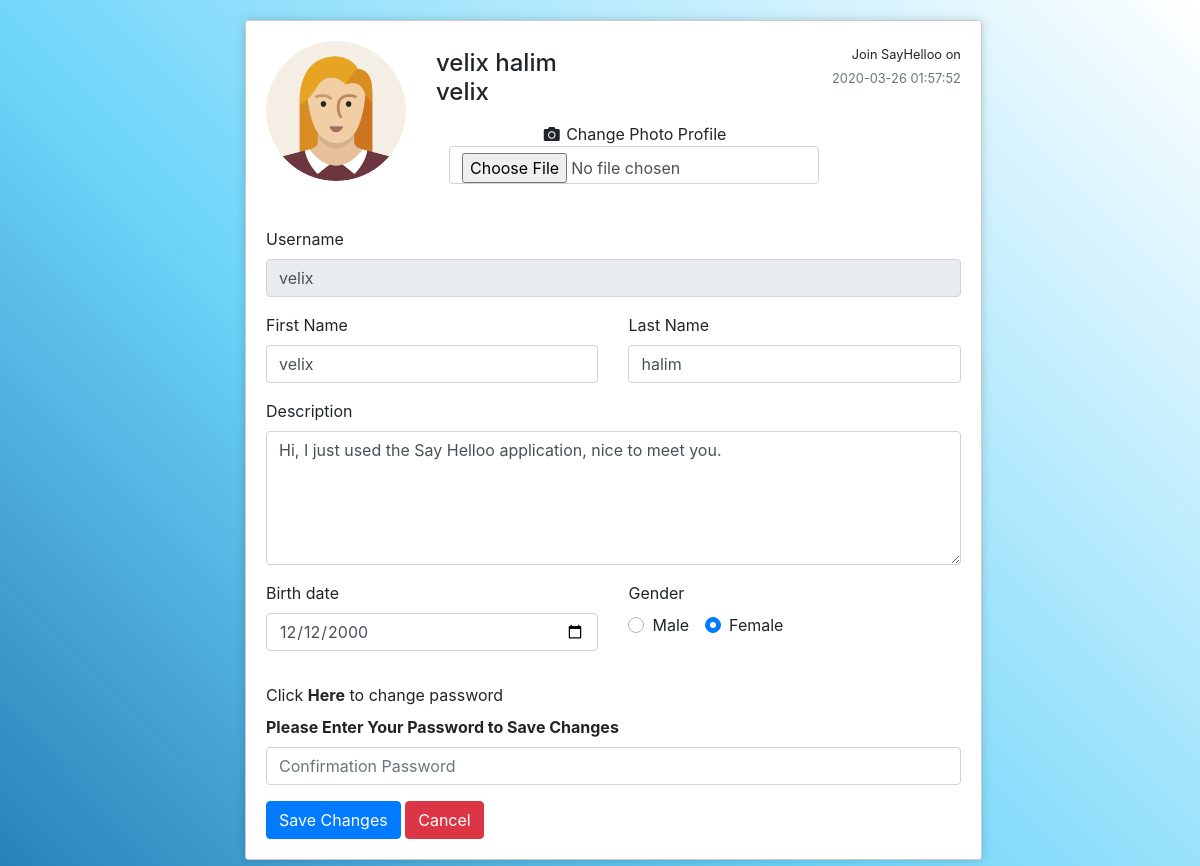
Screenshot of /view/editProfile.php?username=velix (signed in) with the database file from the repository.
### tables this page shows
CREATE TABLE `user` (
  `username` varchar(100) NOT NULL,
  `first_name` varchar(100) NOT NULL,
  `last_name` varchar(100) NOT NULL,
  `birth_date` date NOT NULL,
  `gender` varchar(1) NOT NULL,
  `password` varchar(10000) NOT NULL,
  `photo_profile` varchar(1000) DEFAULT NULL,
  `cover_image` varchar(100) DEFAULT NULL,
  `description` varchar(1000) DEFAULT NULL,
  `connection` int(5) NOT NULL,
  `created_at` timestamp NULL DEFAULT NULL,
  `updated_at` timestamp NULL DEFAULT NULL,
  `deleted_at` timestamp NULL DEFAULT NULL
);

### model/post/Database.php (called while the page is built, shortened)
<?php
	class DB{
		private $dbHost = "localhost";
		private $dbUsername = "root";
		private $dbPassword = "";
		private $dbName = "sayhelloo";
		public function __construct(){
			if(!isset($this->db)){
				try{
					$pdo = new PDO("mysql:host=" . $this->dbHost . ";dbname=" . $this->dbName, $this->dbUsername, $this->dbPassword);
					$pdo->setAttribute(PDO::ATTR_ERRMODE, PDO::ERRMODE_EXCEPTION);
					$this->db = $pdo;
				}catch(PDOException $e){
					die("ERROR: Could not connect. " . $e->getMessage());
				}
			}
		}
	    public function getRows($table,$conditions = array()){
	        $sql = 'SELECT ';
	        $sql .= array_key_exists("select",$conditions)?$conditions['select']:'*';
	        $sql .= ' FROM '.$table;
	        if(array_key_exists("where",$conditions)){
	            $sql .= ' WHERE deleted_at is null AND ';
	            $i = 0;
	            foreach($conditions['where'] as $key => $value){
	                $pre = ($i > 0)?' AND ':'';
	                $sql .= $pre.$key." = '".$value."'";
	                $i++;
	            }
	        }
	        if(array_key_exists("where not",$conditions)){
	            $sql .= ' WHERE deleted_at is null AND ';
	            $i = 0;
	            foreach($conditions['where not'] as $key => $value){
	                $pre = ($i > 0)?' AND ':'';
	                $sql .= $pre.$key." != '".$value."'";
	                $i++;
	            }
	        }
	        if(array_key_exists("order_by",$conditions)){
	            $sql .= ' ORDER BY '.$conditions['order_by'];
	        }
	        if(array_key_exists("start",$conditions) && array_key_exists("limit",$conditions)){
	            $sql .= ' LIMIT '.$conditions['start'].','.$conditions['limit'];
	        }
	        $query = $this->db->prepare($sql);
	        $query->execute();
	        if(array_key_exists("return_type",$conditions) && $conditions['return_type'] != 'all'){
	            switch($conditions['return_type']){
	                case 'single':
	                    $data = $query->fetch(PDO::FETCH_ASSOC);
	                    break;
	            }
	        }else{
	            if($query->rowCount() > 0){
	                $data = $query->fetchAll();
	            }
	        }
	        return !empty($data)?$data:false;
	    }
 	}
?>

### controller/show_mini_profile_controller.php (called while the page is built, shortened)
<?php
    $user = $_SESSION['username'];
	$iProfile = array(
		"where" => array(
			"username" => $user
		),
		"return_type" => "single"
	);
    $Profile = $db->getRows("user", $iProfile);
?>

### controller/updateProfile.php (called while the page is built, shortened)
<?php
include '../model/post/Database.php';
$db = new DB();
$first_name = $birth_date = $gender = $password = $old_password = '';
?>

### view/editProfile.php (the view, shortened to what this page needs)
<?php
    include "../controller/updateProfile.php";
    include "../controller/show_mini_profile_controller.php";
?>
<!DOCTYPE html>
<html>
    <head>
        <link rel="stylesheet" href="https://stackpath.bootstrapcdn.com/bootstrap/4.4.1/css/bootstrap.min.css">
        <link rel="stylesheet" href="../assets/plugins/fontawesome/css/all.min.css">
        <link rel="stylesheet" href="../assets/plugins/fontawesome/css/fontawesome.min.css">
        <link rel="stylesheet" href="../assets/css/animate.css">
        <link rel="stylesheet" href="../assets/css/styles.css">
    </head>
    <body style = "margin-top: 20px">
        <div class="container">
            <div class="row flex-lg-nowrap">
                <div class="col-12 col-lg-auto mb-3" style="width: 200px;"></div>
                <div class="col">
                    <div class="row">
                        <form class="form" action="editProfile.php?username=<?php echo $_SESSION['username'] ?>" method="post" enctype="multipart/form-data">
                            <div class="col mb-3">
                                <div class="card">
                                    <div class="card-body shadow-box">
                                        <div class="e-profile">
                                            <div class="row">
                                                <div class="col-12 col-sm-auto mb-3">
                                                    <img class="rounded-circle mx-auto d-block animated bounceInRight" src="../assets/images/<?php if(isset($Profile['photo_profile']) && $Profile['photo_profile'] != null && file_exists('../assets/images/user_photos/' . $Profile['photo_profile'])) echo "user_photos/".$Profile['photo_profile']; else if($Profile['gender'] == "F") echo "avatar_female.png"; else echo "avatar_male.png"; ?>" alt="<?php echo $first_name . " " . $last_name; ?>" width="140px" height="140px" style="object-fit: cover;">
                                                </div>
                                                <div class="col d-flex flex-column flex-sm-row justify-content-between mb-3 animated bounceInLeft">
                                                    <div class="text-center text-sm-left mb-2 mb-sm-0">
                                                        <h4 class="pt-sm-2 pb-1 mb-0 text-nowrap"><?php echo $Profile['first_name'] . " " . $Profile['last_name']   ?></</h4>
                                                        <p class="mb-0"><?php echo $Profile['username']?></p>
                                                        <div class="mt-2">
                                                            <button class="btn" type="">
                                                            <i class="fa fa-fw fa-camera"></i>
                                                            <span>Change Photo Profile</span>
                                                            <input type="file" name="photo_profile" accept="image/x-png,image/gif,image/jpeg" class="dropify form-control text-center"/>
                                                            </button>
                                                        </div>
                                                    </div>
                                                    <div class="text-center text-sm-right">
                                                        <small>Join SayHelloo on</small>
                                                        <div class="text-muted"><small><?php echo $Profile['created_at']?></small></div>
                                                    </div>
                                                </div>
                                            </div>
                                            <div class="tab-content pt-3">
                                                <div class="tab-pane active">
                                                    <div class="row animated zoomIn fast">
                                                        <div class="col">
                                                            <div class="row">
                                                                <div class="col">
                                                                    <div class="form-group">
                                                                        <label>Username</label>
                                                                        <input class="form-control" type="text" name="username" disabled value="<?php echo $Profile['username']; ?>">
                                                                    </div>
                                                                </div>
                                                            </div>
                                                            <div class="row">
                                                                <div class="col">
                                                                    <div class="form-group <?php echo (!empty($first_name_err)) ? 'has-error' : ''; ?>">
                                                                        <label>First Name</label>
                                                                        <input class="form-control" type="text" name="first_name" placeholder="First Name" value="<?php if(isset($_POST['first_name'])) echo $_POST['first_name']; else echo $Profile['first_name']; ?>">
                                                                    </div>
                                                                </div>
                                                                <div class="col">
                                                                    <div class="form-group">
                                                                        <label>Last Name</label>
                                                                        <input class="form-control" type="text" name="last_name" placeholder="Last Name" value="<?php if(isset($_POST['last_name'])) echo $_POST['last_name']; else echo $Profile['last_name']; ?>">
                                                                    </div>
                                                                </div>
                                                            </div>
                                                            <div class="row">
                                                                <div class="col">
                                                                    <div class="form-group">
                                                                        <label>Description</label>
                                                                        <textarea class="form-control" rows="5" name="description"><?php if(isset($_POST['description'])) echo $_POST['description']; else if($Profile['description']) echo $Profile['description']; else echo "Hi, I just used the Say Helloo application, nice to meet you."; ?></textarea>
                                                                    </div>
                                                                </div>
                                                            </div>
                                                            <div class = "row">
                                                                <div class = "col mb-3">
                                                                    <div class = "form-group">
                                                                        <label>Birth date</label>
                                                                        <input class="form-control" type="date" name="birth_date" value="<?php if(isset($_POST['birth_date'])) echo $_POST['birth_date']; else echo $Profile['birth_date']; ?>">
                                                                    </div>
                                                                </div>
                                                                <div class = "col mb-3">
                                                                    <div class = "form-group">
                                                                        <label>Gender</label>
                                                                        <div class = "row" style = "padding-left: 15px">
                                                                            <div class="custom-control custom-radio custom-control-inline">
                                                                                <label class="custom-control-label" for="male">Male</label>
                                                                            </div>
                                                                            <div class="custom-control custom-radio custom-control-inline">
                                                                                <label class="custom-control-label" for="female">Female</label>
                                                                            </div>
                                                                        </div>
                                                                    </div>
                                                                </div>
                                                            </div>
                                                            <div class="row">
                                                                <div class="col">
                                                                    <div class="mb-2">Click <a id="change-pass" class="font-weight-bold" style="cursor: pointer">Here</a> to change password</div>
                                                                </div>
                                                            </div>
                                                            <div class="row">
                                                                <div class="col">
                                                                    <div class="form-group">
                                                                        <label class="font-weight-bold">Please Enter Your Password to Save Changes</span></label>
                                                                        <input class="form-control" type="password" name="old_password" placeholder="Confirmation Password" >
                                                                    </div>
                                                                </div>
                                                            </div>
                                                        </div>
                                                    </div>
                                                    <div class="row">
                                                        <div class="col justify-content-start">
                                                            <input class="btn btn-primary animated bounceInRight" type="submit" id="btnSubmit" value="Save Changes"></input>
                                                            <a href = "showProfile.php?username=<?php echo $_GET['username'];?>"><button class="btn btn-danger animated bounceInLeft" type="button">Cancel</button></a>
                                                        </div>
                                                    </div>
                                                </div>
                                            </div>
                                        </div>
                                    </div>
                                </div>
                            </div>
                        </form>
                    </div>
                </div>
            </div>
        </div>
    </body>
</html>

### assets/css/styles.css (style rules this page uses)
body { background-image: linear-gradient(45deg,#2980B9 0,#6DD5FA 40%,#FFFFFF 100%) !important; }
.shadow-box { box-shadow: 0px 0px 10px 0px rgba(0, 0, 0, 0.2); -webkit-box-shadow: 0px 0px 10px 0px rgba(0, 0, 0, 0.2); -moz-box-shadow: 0px 0px 10px 0px rgba(0, 0, 0, 0.2); -ms-box-shadow: 0px 0px 10px 0px rgba(0, 0, 0, 0.2); -o-box-shadow: 0px 0px 10px 0px rgba(0, 0, 0, 0.2); }
a, a:visited, a:hover, a:active { color: inherit; }

### rows the page displays
user: first_name "velix", last_name "halim", username "velix", created_at "2020-03-26 01:57:52", description "Hi, I just used the Say Helloo application, nice to meet you.", birth_date "12/12/2000"
